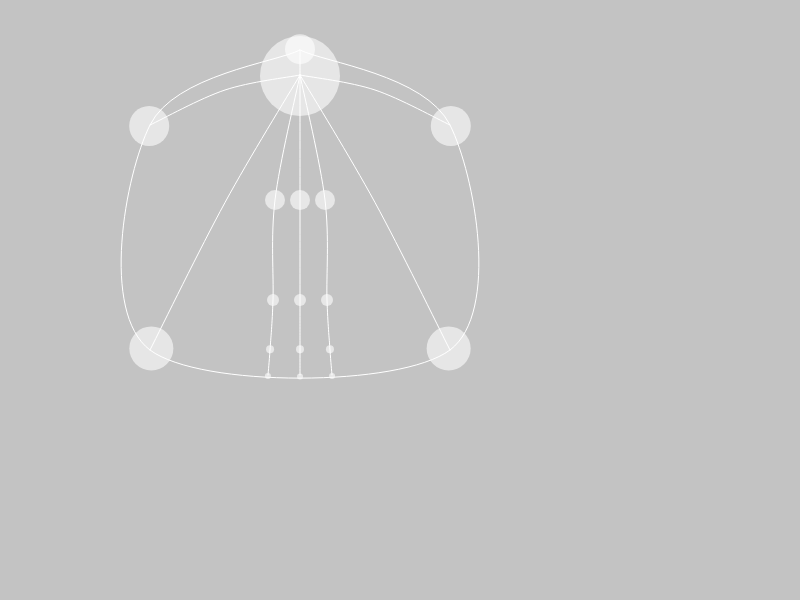
Frame 1 (no input)
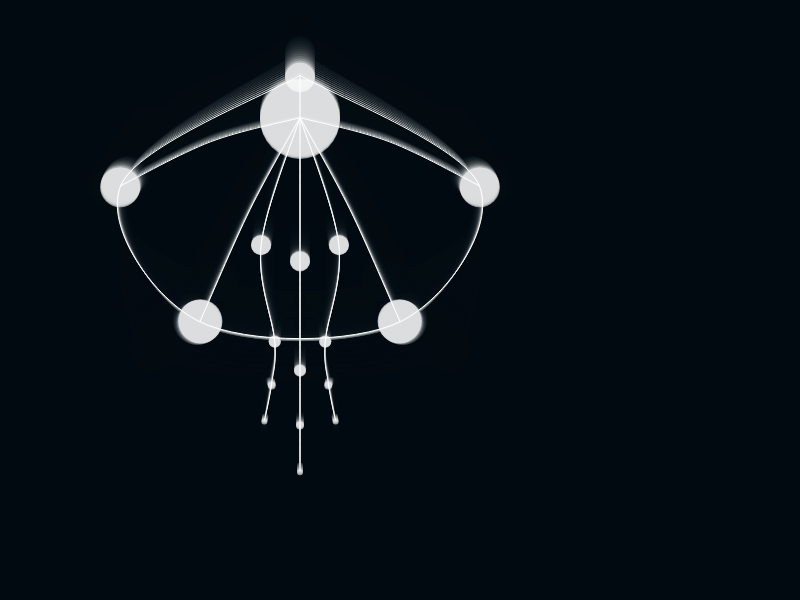
Frame 60 (no input)
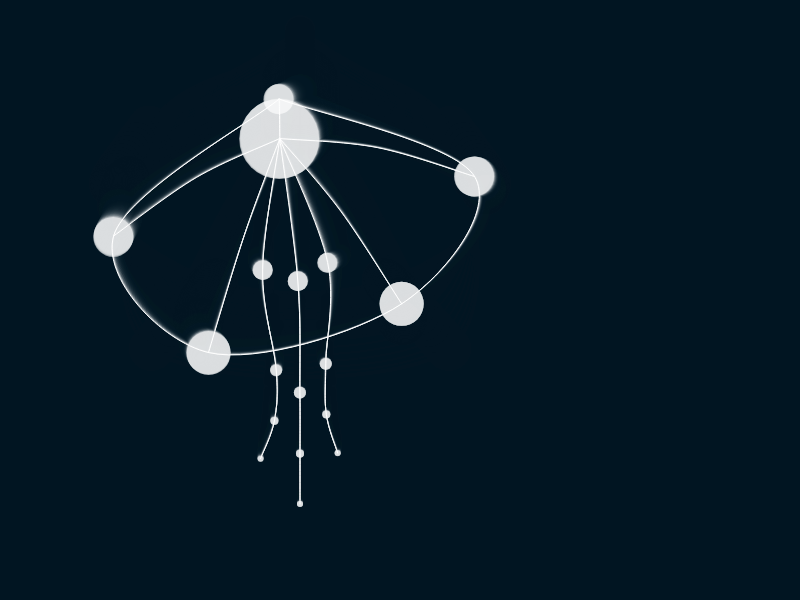
Frame 120 (the mouse pressed at the canvas centre since frame 60)

The p5.js sketch that drew these frames (run headless with seeded random() and noise() and a simulated clock; from frame 60 on, the mouse is pressed at the canvas centre):

// p5.js sketch
// ── sketch.js
//Credit: finding references in NOC W06 example code by Prof. Moon!
//Credit: Thanks Lisa for helping me with the curveVertex and explaining the logic behind to me!
//Credit: Thanks David for helping me with the timer and explaining the logic behind to me!

let balls = [];
let springs = [];
let a, b, c, d, e, f, g, h, i, j, k, l, m, n, o, p, q, z;
let r1 = 1;
let g1 = 1;
let b1 = 1;
let g1_pace = 0.2;
let b1_pace = 0.3;
let w = 0;

function setup() {
  createCanvas(800, 600);

  a = new Ball(300, 75, 40);
  balls.push(a);
  b = new Ball(150, 125, 20);
  balls.push(b);
  z = new Ball(300, 50, 15);
  balls.push(z);
  c = new Ball(450, 125, 20);
  balls.push(c);
  d = new Ball(450, 350, 22);
  balls.push(d);
  e = new Ball(150, 350, 22);
  balls.push(e);
  f = new Ball(275, 200, 10);
  balls.push(f);
  g = new Ball(300, 200, 10);
  balls.push(g);
  h = new Ball(325, 200, 10);
  balls.push(h);
  i = new Ball(273, 300, 6);
  balls.push(i);
  j = new Ball(300, 300, 6);
  balls.push(j);
  k = new Ball(327, 300, 6);
  balls.push(k);
  l = new Ball(270, 350, 4);
  balls.push(l);
  m = new Ball(300, 350, 4);
  balls.push(m);
  n = new Ball(330, 350, 4);
  balls.push(n);
  o = new Ball(268, 375, 3);
  balls.push(o);
  p = new Ball(300, 375, 3);
  balls.push(p);
  q = new Ball(332, 375, 3);
  balls.push(q);

  springs.push(new Spring(a, d, 225, 0.3));
  springs.push(new Spring(a, e, 225, 0.3));
  springs.push(new Spring(a, z, 50, 0.3));
  springs.push(new Spring(a, b, 200, 0.3));
  springs.push(new Spring(a, c, 200, 0.3));

  springs.push(new Spring(b, z, 200, 0.2));
  springs.push(new Spring(z, c, 200, 0.2));
  springs.push(new Spring(c, d, 150, 0.2));
  springs.push(new Spring(d, e, 200, 0.2));
  springs.push(new Spring(e, b, 150, 0.2));

  springs.push(new Spring(a, f, 130, 0.2));
  springs.push(new Spring(a, g, 140, 0.2));
  springs.push(new Spring(a, h, 130, 0.2));

  springs.push(new Spring(f, i, 100, 0.2));
  springs.push(new Spring(g, j, 110, 0.2));
  springs.push(new Spring(h, k, 100, 0.2));

  springs.push(new Spring(i, l, 50, 0.2));
  springs.push(new Spring(j, m, 60, 0.2));
  springs.push(new Spring(k, n, 50, 0.2));

  springs.push(new Spring(l, o, 40, 0.2));
  springs.push(new Spring(m, p, 50, 0.2));
  springs.push(new Spring(n, q, 40, 0.2));
}

function draw() {
  background(r1, g1, b1, 60);
  g1 += g1_pace;
  b1 += b1_pace;
  if (g1 > 60|| g1 < 0) {
    g1_pace = -g1_pace;
  }
  if (b1 > 70|| b1 < 0) {
    b1_pace = -b1_pace;
  }
  stroke(255);
  noFill();
  beginShape();
  curveVertex(z.pos.x, z.pos.y);
  curveVertex(z.pos.x, z.pos.y);
  curveVertex(c.pos.x, c.pos.y);
  curveVertex(d.pos.x, d.pos.y);
  curveVertex(e.pos.x, e.pos.y);
  curveVertex(b.pos.x, b.pos.y);
  endShape(CLOSE);

  noFill();
  beginShape();
  curveVertex(a.pos.x, a.pos.y);
  curveVertex(a.pos.x, a.pos.y);
  curveVertex((a.pos.x + b.pos.x) / 2, (a.pos.y + b.pos.y) / 2 - 10);
  curveVertex(b.pos.x, b.pos.y);
  curveVertex(b.pos.x, b.pos.y);
  endShape();

  noFill();
  beginShape();
  curveVertex(a.pos.x, a.pos.y);
  curveVertex(a.pos.x, a.pos.y);
  curveVertex((a.pos.x + c.pos.x) / 2, (a.pos.y + c.pos.y) / 2 - 10);
  curveVertex(c.pos.x, c.pos.y);
  curveVertex(c.pos.x, c.pos.y);
  endShape();

  noFill();
  beginShape();
  curveVertex(a.pos.x, a.pos.y);
  curveVertex(a.pos.x, a.pos.y);
  curveVertex((a.pos.x + d.pos.x) / 2, (a.pos.y + d.pos.y) / 2 - 10);
  curveVertex(d.pos.x, d.pos.y);
  curveVertex(d.pos.x, d.pos.y);
  endShape();

  noFill();
  beginShape();
  curveVertex(a.pos.x, a.pos.y);
  curveVertex(a.pos.x, a.pos.y);
  curveVertex((a.pos.x + e.pos.x) / 2, (a.pos.y + e.pos.y) / 2 - 10);
  curveVertex(e.pos.x, e.pos.y);
  curveVertex(e.pos.x, e.pos.y);
  endShape();

  noFill();
  beginShape();
  curveVertex(a.pos.x, a.pos.y);
  curveVertex(a.pos.x, a.pos.y);
  curveVertex((a.pos.x + z.pos.x) / 2, (a.pos.y + z.pos.y) / 2 - 10);
  curveVertex(z.pos.x, z.pos.y);
  curveVertex(z.pos.x, z.pos.y);
  endShape();

  noFill();
  beginShape();
  curveVertex(a.pos.x, a.pos.y);
  curveVertex(a.pos.x, a.pos.y);
  curveVertex(f.pos.x, f.pos.y);
  curveVertex(i.pos.x, i.pos.y);
  curveVertex(l.pos.x, l.pos.y);
  curveVertex(o.pos.x, o.pos.y);
  curveVertex(o.pos.x, o.pos.y);
  endShape();

  noFill();
  beginShape();
  curveVertex(a.pos.x, a.pos.y);
  curveVertex(a.pos.x, a.pos.y);
  curveVertex(g.pos.x, g.pos.y);
  curveVertex(j.pos.x, j.pos.y);
  curveVertex(m.pos.x, m.pos.y);
  curveVertex(p.pos.x, p.pos.y);
  curveVertex(p.pos.x, p.pos.y);
  endShape();

  noFill();
  beginShape();
  curveVertex(a.pos.x, a.pos.y);
  curveVertex(a.pos.x, a.pos.y);
  curveVertex(h.pos.x, h.pos.y);
  curveVertex(k.pos.x, k.pos.y);
  curveVertex(n.pos.x, n.pos.y);
  curveVertex(q.pos.x, q.pos.y);
  curveVertex(q.pos.x, q.pos.y);
  endShape();

  for (let i = 0; i < springs.length; i++) {
    let s = springs[i];
    s.update();
  }

  for (let b of balls) {
    b.drag();
    b.bounce();
    b.update();
    let gravity = createVector(0, 0.05 * b.mass);
    b.applyForce(gravity);
    let resistance = b.vel.copy();
    resistance.mult(-1);
    let sp = b.vel.mag();
    let dragForce = sp * sp * 0.03;
    resistance.mult(dragForce);
    b.applyForce(resistance);
    let bouyancy = createVector(0, -0.1);
    b.applyForce(bouyancy);
    let waterwind = createVector(0, w * b.mass * b.mass);
    b.applyForce(waterwind);
    b.display();
  }
}

///// CLASS /////

let C_GRAVITY = 1;
let DISTANCE_BTW_BALLS = 30;

class Spring {
  constructor(a, b, restLength, stiffness) {
    this.bobA = a;
    this.bobB = b;
    this.len = restLength;
    this.k = stiffness; // spring constant
  }
  update() {
    let vector = p5.Vector.sub(this.bobB.pos, this.bobA.pos);
    let distance = vector.mag();
    let stretch = distance - this.len;
    let strength = -0.9 * stretch * this.k; // hooke's law

    // force to bobB
    let force = vector.copy();
    force.normalize();
    force.mult(strength);
    this.bobB.applyForce(force);

    // force to bobB
    let force1 = vector.copy();
    force1.normalize();
    force1.mult(strength * -1);
    this.bobA.applyForce(force1);
  }
}

class Ball {
  constructor(x, y, rad) {
    this.pos = createVector(x, y);
    this.vel = createVector(0, 0);
    this.acc = createVector(0, 0);
    this.rad = rad;
    this.mass = rad;
    this.damping = 0.95;
  }
  update() {
    this.vel.add(this.acc);
    this.pos.add(this.vel);
    this.acc.mult(0);
    this.vel.mult(this.damping);
  }
  applyForce(f) {
    if (this.mass > 0) {
      let force = p5.Vector.div(f, this.mass);
      this.acc.add(force);
    }
  }
  attractedTo(others) {
    for (let i = 0; i < others.length; i++) {
      let other = others[i];
      if (this != other) {
        let distance = this.pos.dist(other.pos);
        let magnitude =
          (C_GRAVITY * this.mass * other.mass) / (distance * distance);
        let force = p5.Vector.sub(other.pos, this.pos);
        force.normalize();
        force.mult(magnitude);
        this.applyForce(force);
      }
    }
  }
  repelledFrom(others) {
    for (let i = 0; i < others.length; i++) {
      let other = others[i];
      if (this != other) {
        let distance = this.pos.dist(other.pos);

        if (distance < this.rad + DISTANCE_BTW_BALLS) {
          let magnitude =
            (C_GRAVITY * this.mass * other.mass) / (distance * distance);
          let force = p5.Vector.sub(other.pos, this.pos);
          force.normalize();
          force.mult(-1); // ***
          force.mult(magnitude);
          this.applyForce(force);
        }
      }
    }
  }
  reappear() {
    if (this.pos.x < 0) {
      this.pos.x = width;
    } else if (this.pos.x > width) {
      this.pos.x = 0;
    }
    if (this.pos.y < 0) {
      this.pos.y = height;
    } else if (this.pos.y > height) {
      this.pos.y = 0;
    }
  }
  bounce() {
    // x
    if (this.pos.x < 0) {
      this.pos.x = 0;
      this.vel.x = -this.vel.x;
    } else if (this.pos.x > width) {
      this.pos.x = width;
      this.vel.x = -this.vel.x;
    }
    // y
    if (this.pos.y < 0) {
      this.pos.y = 0;
      this.vel.y = -this.vel.y;
      w = w + 0.0001;
      r1=r1+5;
    } else if (this.pos.y > height) {
      this.pos.y = height;
      this.vel.y = -this.vel.y;
      w = w - 0.0001;
      r1=r1-5;
    }
  }
  drag() {
    if (mouseIsPressed) {
      let distance = dist(this.pos.x, this.pos.y, mouseX, mouseY);
      if (distance < this.rad) {
        this.pos.x = mouseX;
        this.pos.y = mouseY;
      }
    }
  }
  display() {
    push();
    translate(this.pos.x, this.pos.y);
    noStroke();
    fill(255, 150);
    circle(0, 0, this.rad * 2);
    pop();
  }
}
